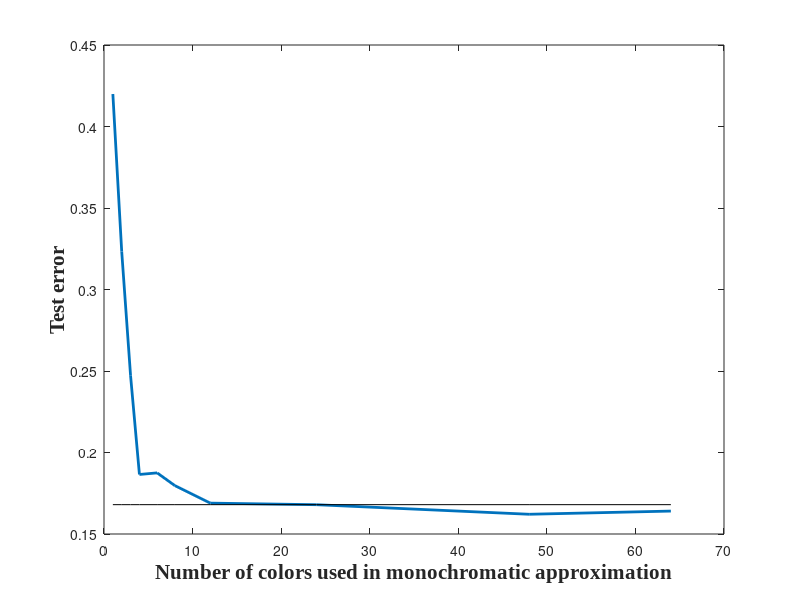

This figure's MATLAB source:
figure1 = figure('Position', [0, 0, 700, 500]);

load layer1reconerror_vs_numweights_matthew_mykmeans.mat
plot(num_colors, test_error ./ 1024, 'linewidth', 2);
hold on;
plot(num_colors, 0.168 * ones(size(num_colors)), 'k');

xlabel('Number of colors used in monochromatic approximation', 'FontSize', 15, 'FontName', 'TimesNewRoman', 'FontWeight', 'bold');
ylabel('Test error', 'FontSize', 15, 'FontName', 'TimesNewRoman', 'FontWeight', 'bold');

saveas(figure1, 'expr_compress/paper/img/layer1testerror_vs_numcolors', 'epsc');
